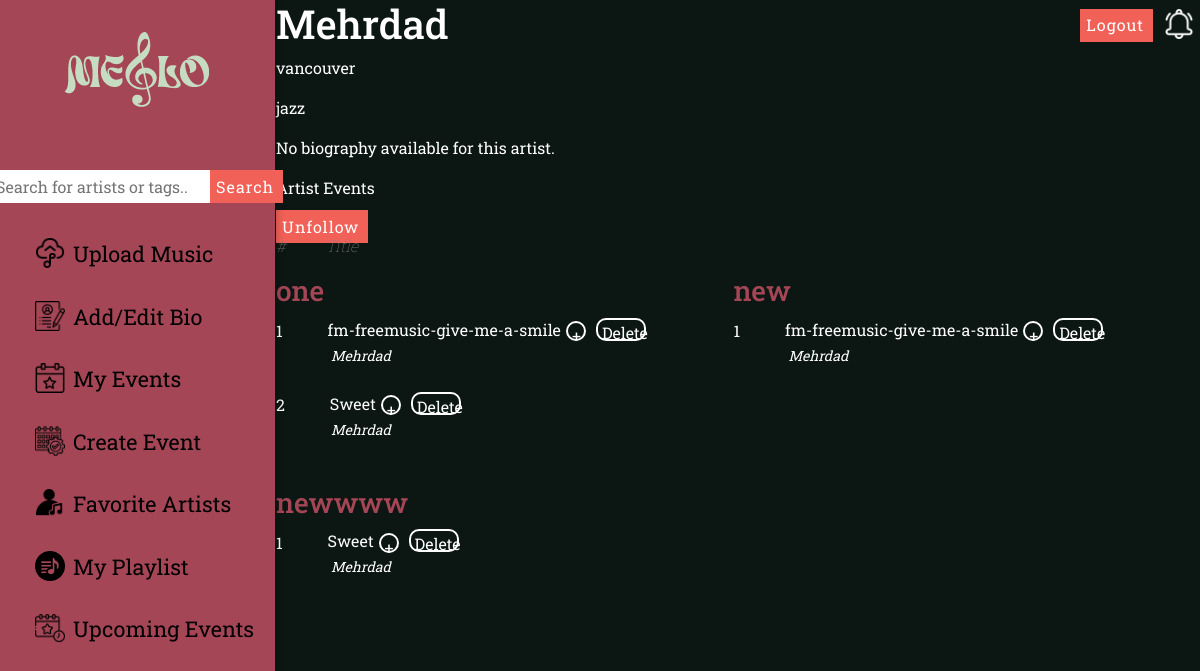
The app's page /artist/1 (signed in) with its own data.
### models.py (models this page shows, shortened)
class User(UserMixin, db.Model):
    id = db.Column(db.Integer, primary_key=True, autoincrement=True)
    username = db.Column(db.String(80), nullable=False, unique=True)
    password = db.Column(db.String(120), nullable=False)
    user_type = db.Column(db.String(10), nullable=False)
    date_join = db.Column(db.DateTime, nullable=False, default=datetime.utcnow)
    user_email = db.Column(db.String(120), nullable=True)
    first_name = db.Column(db.String(80), nullable=False)
    last_name = db.Column(db.String(80), nullable=False)
    notifications = db.relationship('Notification', backref='user', lazy=True)
    type = db.Column(db.String(50))
    followed_ids = db.Column(db.String(1000), default='')
    ...
    __mapper_args__ = {
        'polymorphic_identity': 'user',
        'polymorphic_on': type,
    }
    ...

class Artist(User):
    user_id = db.Column(db.Integer, db.ForeignKey('user.id'), primary_key=True)
    artist_stagename = db.Column(db.String(80), nullable=False)
    artist_city = db.Column(db.String(80), nullable=False)
    artist_tags = db.Column(db.String(80), nullable=False)
    artist_biography = db.Column(db.Text, nullable=True)
    albums = db.relationship('Album', backref='artist', lazy=True)
    events = db.relationship('Event', backref='artist', lazy=True)
    __mapper_args__ = {
        'polymorphic_identity': 'artist',
    }
    def is_following(self, artist):
        return str(artist.id) in self.followed_ids.split(',')

class Album(db.Model):
    album_id = db.Column(db.Integer, primary_key=True)
    album_title = db.Column(db.String(80), nullable=False)
    album_release_date = db.Column(db.DateTime, nullable=False)
    artist_id = db.Column(db.Integer, db.ForeignKey('artist.user_id'), nullable=False)
    songs = db.relationship('Song', backref='album', lazy=True)
    cover_art = db.Column(db.String(255), nullable=True)
    cover_name = db.Column(db.String(255), nullable=True)

class Song(db.Model):
    song_id = db.Column(db.Integer, primary_key=True)
    song_title = db.Column(db.String(80), nullable=False)
    length = db.Column(db.Integer, nullable=False)
    album_id = db.Column(db.Integer, db.ForeignKey('album.album_id'))
    listener_songs = db.relationship('ListenerSong', backref='song', lazy=True)
    playlist_songs = db.relationship('PlaylistSong', backref='song', lazy=True)
    file_path = db.Column(db.String(255), nullable=False)

### app.py (the view)
@app.route('/artist/<int:artist_id>', methods=['GET'])
def artist_page(artist_id):
    artist = Artist.query.get_or_404(artist_id)
    albums = Album.query.filter_by(artist_id=artist_id).all()
    playlists = Playlist.query.filter_by(listener_id=current_user.id).all() if current_user.is_authenticated else []
    notifications = get_notifications()
    return render_template('artist_page.html', artist=artist, albums=albums, playlists=playlists, notifications=notifications)

### app.py (called while the page is built)
@login_manager.user_loader
def load_user(user_id):
    return User.query.get(int(user_id))

def get_notifications():
    return Notification.query.filter_by(user_id=current_user.id).order_by(Notification.timestamp.desc()).all()

### templates/artist_page.html (shortened to what this page needs)
{% extends 'base.html' %}
{% block extra_links %}
<link rel="stylesheet" href="../static/artist_page.css">
{% endblock %}
{% block content %}
<div class="artist-content">
    <h1>{{ artist.artist_stagename }}</h1>
    <div>
        <div class="artist-info">
            <p>{{ artist.artist_city }}</p>
            <p>{{ artist.artist_tags }}</p>
            {% if artist.artist_biography %}
            <p><a href="{{ url_for('artist_biography', artist_id=artist.id) }}">Biography</a></p>
            {% else %}
            <p>No biography available for this artist.</p>
            {% endif %}
            <a href="{{ url_for('view_events', artist_id=artist.id) }}"
                ><span
                    >Artist Events</span
                ></a>
            {% if current_user.is_authenticated %}
            {% if not current_user.is_following(artist) %}
            <form method="post" action="{{ url_for('follow_artist', artist_id=artist.id) }}">
                <input type="submit" value="Follow">
            </form>
            {% elif current_user.is_following(artist) %}
            <form method="post" action="{{ url_for('unfollow_artist', artist_id=artist.id) }}">
                <input type="submit" value="Unfollow">
            </form>
            {% endif %}
            {% endif %}
        </div>
        <div class="album-content">
        <div class="album_list">
            <div class="heading">
                <p>#</p>
                <p class="title">Title</p>
            </div>
            <ul>
                {% for album in albums %}
                <li>
                    <h3>{{ album.album_title }}</h3>
                    <ul>
                        {% for song in album.songs %}
                        <li>
                            <span class="song-number">{{ loop.index }}</span>
                            <a href="#" class="song-link"
                                data-src="{{ url_for('static', filename='audio/' + artist.id|string + '/' + album.album_title.replace(' ', '_').lower() + '/' + song.song_title + '.mp3') }}"
                                data-title="{{ song.song_title }}" data-artist="{{ artist.artist_stagename }}"
                                data-cover="{{ url_for('static', filename='audio/' + artist.id|string + '/' + album.album_title.replace(' ', '_').lower() + '/' +'album_cover/' + album.cover_name) if album.cover_name else url_for('static', filename='album_placeholder/music-placeholder.jpeg') }}">{{
                                song.song_title }}</a>
                            <button class="show-add-to-playlist-btn" onclick="showAddToPlaylistForm(this)">+</button>
                            {% if current_user.user_type== 'artist' and current_user.id == artist.id %}
                            <form action="{{ url_for('delete_song', song_id=song.song_id) }}" method="post"
                                onsubmit="return confirmDelete('{{ song.song_title }}');">
                                <button type="submit" class="delete_btn">Delete</button>
                            </form>
                            {% endif %}
                        </li>
                        <p class="artist-name">{{ artist.artist_stagename }}</p>
                        {% endfor %}
                    </ul>
                </li>
                {% endfor %}
            </ul>
        </div>
        </div>
    </div>
</div>
{% endblock %}

### templates/base.html (shortened to what this page needs)
<!DOCTYPE html>
<html lang="en">
<head>
    <link rel="stylesheet" href="https://cdn.jsdelivr.net/npm/bootstrap@5.3.0/dist/css/bootstrap.min.css">
    {% if show_navbar|default(true) %}
        <link rel="stylesheet" href="../static/top-nav.css"/>
    {% endif %}
    {% block extra_links %}{% endblock %}
</head>
<body>
    {% if show_navbar|default(true) %}
        {% include 'navbar.html' %}
        {% include 'top_nav.html' %}
    {% endif %}
    {% block content %}{% endblock %}
</body>
</html>

### templates/navbar.html (shortened to what this page needs)
<link rel="stylesheet" href="../static/navbar.css" />
<nav class="sidebar">
  <div class="logo">
    <a href="{{ url_for('dashboard') }}"
      ><img src="../static/homepage-images/melo-logo-150.png"
    /></a>
  </div>
  <form id="form" action="{{ url_for('search') }}" method="POST">
    <input
      type="text"
      name="search_query"
      placeholder="Search for artists or tags.."
    />
    <button type="submit">Search</button>
  </form>
  <div class="navList">
    {% if current_user.user_type == 'artist' %}
    <div class="nav-link">
      <a href="/upload"
        ><img src="../static/nav_icons/upload.png" /><span
          >Upload Music</span
        ></a
      >
    </div>
    <div class="nav-link">
      <a
        href="{{ url_for('artist_biography', artist_id=current_user.user_id) }}"
        ><img src="../static/nav_icons/bio.png" /><span>Add/Edit Bio</span></a
      >
    </div>
    <div class="nav-link">
      <a
      href="{{ url_for('view_events', artist_id=current_user.user_id) }}"
      ><img src="../static/nav_icons/events.png" /><span
          >My Events</span
      ></a
      >
    </div>
    <div class="nav-link">
      <a href="/create-event"><img src="../static/nav_icons/create-event.png" /><span>Create Event</span></a>
    </div>
    {% endif %}
    <div class="nav-link_listener">
      <a href="{{ url_for('favorite_artists') }}"
        ><img src="../static/nav_icons/artists.png" /><span
          >Favorite Artists</span
        ></a
      >
    </div>
    <div class="nav-link_listener">
      <a href="{{ url_for('my_playlists') }}"
        ><img src="../static/nav_icons/playlist.png" /><span
          >My Playlist</span
        ></a
      >
    </div>
    <div class="nav-link">
      <a
      href="{{ url_for('my_rsvp_events') }}"
      ><img src="../static/nav_icons/upcoming.png" /><span
          >Upcoming Events</span
      ></a
      >
    </div>
  </div>
</nav>

### templates/top_nav.html (shortened to what this page needs)
<div class="top-nav">
<div class="logout-button">
  <form class="logout" action="{{ url_for('logout') }}" method="POST">
    <input type="submit" value="Logout" />
  </form>
  <div class="dropdown">
    <button class="dropbtn">
      <img
        src="{{ url_for('static', filename='nav_icons/notification.png') }}"
        alt="Notifications"
      />
    </button>
  </div>
</div>
</div>

### static/top-nav.css (style rules this page uses)
.top-nav .logout-button { position: fixed; top: 0; right: 0; height: 35px; border: none; outline: none; color: #FFF; letter-spacing: 1px; cursor: pointer; display: inline-block; }
.top-nav .logout-button form { display: inline; }
h3 { size: 100px; color:#A54657 }
.dropbtn { background-color: #0C1713; border: 0; }
.dropbtn img { width: 30px; height: 30px; margin-bottom: 22px; }
.dropdown { position: relative; display: inline-block; top: 8px; }

### static/artist_page.css (style rules this page uses)
body { color: white; background-color: #0C1713; font-family: 'Roboto slab', sans-serif; margin-left: 23%; background-repeat: no-repeat; background-attachment: fixed; background-size: 100% 100%; }
h1 { filter: brightness(150%); }
.heading { display: flex; font-style: italic; font-weight:lighter; color: gray; }
.title { margin-left: 40px; }
.song-link { color: #fff; text-decoration: none; padding-bottom: 3px; margin-right: 5px; }
h3 { margin: 0px; }
ul button { width: 20px; height: 20px; border-radius: 10px; padding-left: 4px; border: 2px solid white; background-color: #0C1713; color: #fff; }
.artist-content { display: flex; flex-direction: column; margin-right: 1%; animation: fadeInUp 1s ease-in-out; }
.artist-info { background-color: transparent; border-radius: 5%; width: 50%; height: 160px; margin-bottom: 2%; }
.artist-info form input { margin-top: 10px; }
.artist-info form { margin-bottom: 10px; }
.artist-info a { color: #fff; text-decoration: none; }
.artist-info a span { margin-bottom: 10px; }
.album_list { background-color: transparent; border-radius: 5%; width: 100%; height: 430px; animation: fadeInUp 1s ease-in-out; }
.album_list ul { display: grid; grid-template-columns: 1fr 1fr; }
.album_list ul li ul { display: flex; flex-direction: column; }
.album_list li { list-style: none; background-color: transparent; grid-template-columns: 1fr 1fr; margin-bottom: 30px; border-radius: 5%; }
.album_list ul li ul li { display: flex; align-items: center; margin-top: 10px; }
.album_list ul { padding: 0px; }
.delete_btn { width: 50px; height: 23px; margin-left: 10px; }
.artist-name { font-size: 14px; font-style: oblique; margin-top: -30px; margin-left: 55px; }
.song-number { margin-right: 45px; }

### static/navbar.css (style rules this page uses)
.sidebar { color: #FFF; background-color: #A54657; height: 100%; width: 275px; display: flex; flex-direction: column; position: fixed; top: 0; left: 0; animation: slide-in 0.5s ease-in-out; box-shadow: 0px 0px 10px rgba(0, 0, 0, 0.3); }
.sidebar .logo { text-align: center; margin-top: 10px; margin-bottom: 40px; }
.sidebar .logo a { padding: 20px; display: inline-block; }
#form { width: 100%; display: flex; justify-content: center; }
#form input { height:33px; flex: 1; border: none; outline: none; padding-left: 4px; }
.navList { color: #0C1713; font-size: 25px; display: flex; flex-direction: column; align-items: flex-start; width: 275px; margin-top: 20px; font-family: 'Dosis', sans-serif; }
.navList .nav-link { display: flex; align-items: center; padding: 10px 0 15px 0px; width: 100%; align-self: stretch; }
.navList .nav-link a { text-decoration: none; color: black; }
.navList .nav-link img { width: 30px; height: 30px; margin-left: 35px; vertical-align: middle; }
.navList .nav-link span { font-size: 1.35rem; top: 2px; position: relative; left: 8px; font-family: 'Roboto Slab', serif; }
.navList .nav-link_listener { display: flex; align-items: center; padding: 10px 0 15px 0px; width: 100%; align-self: stretch; }
.navList .nav-link_listener a { text-decoration: none; color: black; }
.navList .nav-link_listener img { width: 30px; height: 30px; margin-left: 35px; vertical-align: middle; }
.navList .nav-link_listener span { font-size: 1.35rem; top: 2px; position: relative; left: 8px; font-family: 'Roboto Slab', serif; }
#form button, input[type="submit" i] { background: #F26157; padding: 0px 9px 0px 6px; height: 33px; border: none; outline: none; color: #FFF; letter-spacing: 1px; cursor: pointer; }

### records on screen
Artist: artist_city "vancouver", artist_tags "jazz", artist_stagename "Mehrdad"
Album: album_title "one"
Song: song_title "fm-freemusic-give-me-a-smile"
Song: song_title "Sweet"
Album: album_title "new"
Song: song_title "fm-freemusic-give-me-a-smile"
Album: album_title "newwww"
Song: song_title "Sweet"
